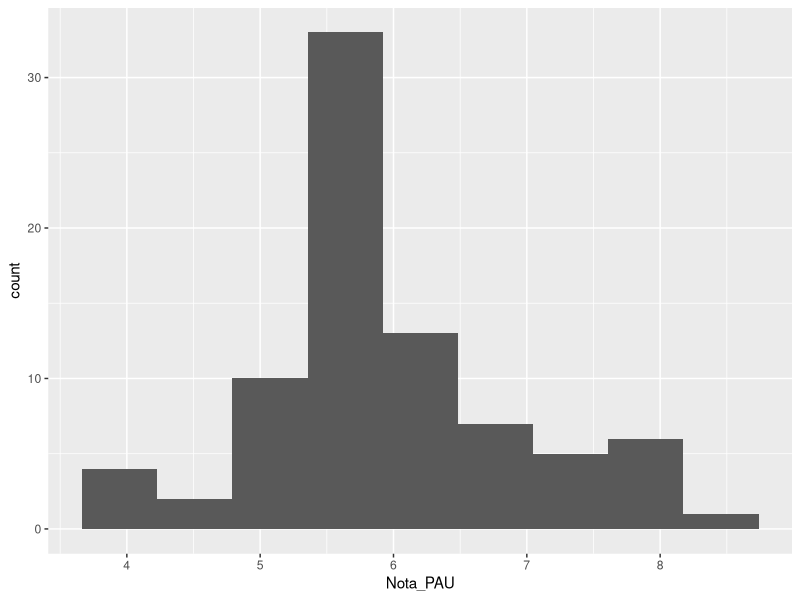

The R source for this figure: (Note: this script raises an error after producing the figure.)
#Ej. Reproduce los ejemplos de histograma, grafico de barras, boxplot y grafico de dispersion que hemos visto
#en clase, pero esta vez usando el paquete de ggplot2

###1. Instalar y cargar el paquete
??ggplot2
library(ggplot2)


###2. Leer el capitulo 4 "Exploring data with graphs"

###3. Hacer un Histograma con las Notas de la PAU de la base de datos "encuesta"
encuesta <- read.table('encuesta.dat', header=T, sep = '\t', dec = ',')
ggplot(data = encuesta, mapping = aes(x = Nota_PAU)) + geom_histogram(bins = 9)

###4. Hacer un Grafico de barras con la variable Sexo de la base de datos "encuesta"
ggplot(data=encuesta, aes(x=Tratamiento, y=Plantas)) + geom_bar(stat="identity", position="stack")
genero<-factor(encuesta$Sexo, levels = c(1,2), labels=c('Hombre', 'Mujer'))

ggplot(data = encuesta,
       mapping = aes(x = factor(genero))) +
  geom_bar() +
  coord_flip()

###5. Hacer un Diagrama de caja y bigotes con la variable Notas de la PAU de la base de datos "encuesta"
ggplot(encuesta, aes(x=encuesta$Nota_PAU)) + geom_boxplot()

###5. Hacer un Grafico de dispersion con la variable Notas de la PAU y Edadde la base de datos "encuesta"
ggplot(encuesta, aes(x=Nota_PAU, y=Edad)) + geom_point()
